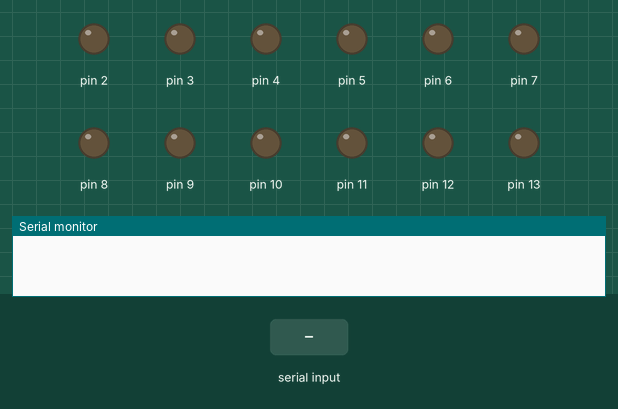
Simulated run of this sketch. Board: Arduino Uno, built with avr-gcc and run on an emulated ATmega328P. On the bench: output pins drawn as LEDs (lit = HIGH), the last lines printed to the serial monitor. The inputs (shaded band) are chosen by the test bench.

Above: at 3.3 s.
3.4 s: "90,45\n" received over Serial
At 4.0 s:
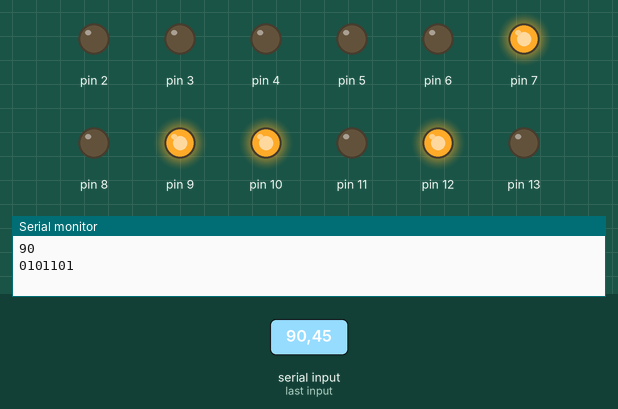
At 9.0 s:
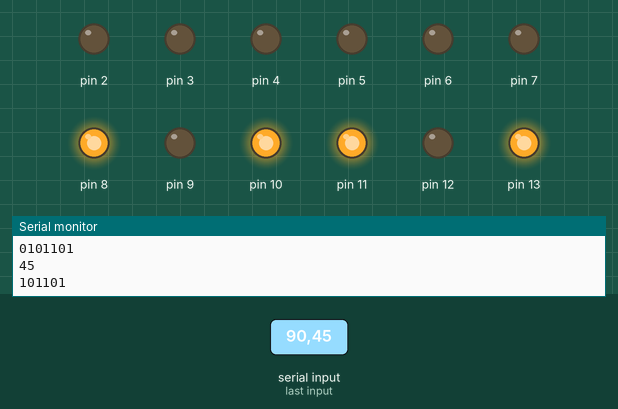
9.4 s: "30,150\n" received over Serial
At 12.9 s:
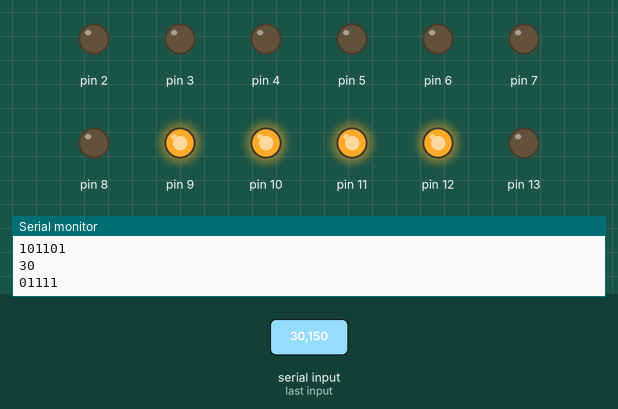
Timing chart, 0 to 18.1 s (numbered marks = the images above; inputs shaded):
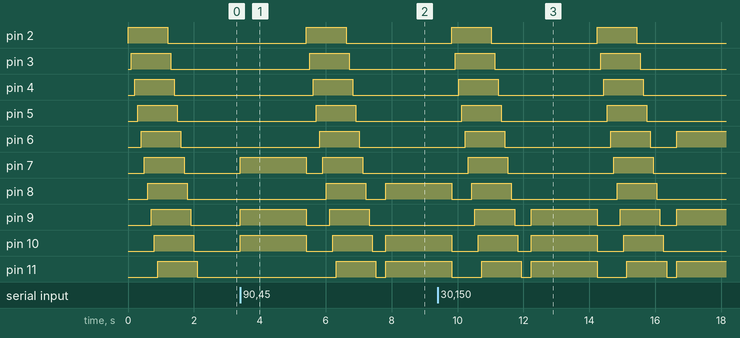

Measured:
- after the input at 3.4 s, pin 2: LOW → HIGH after 2.0 s, → LOW 1.2 s later; pin 3: LOW → HIGH after 2.1 s, → LOW 1.2 s later; pin 4: LOW → HIGH after 2.2 s, → LOW 1.2 s later; pin 5: LOW → HIGH after 2.3 s, → LOW 1.2 s later; pin 6: LOW → HIGH after 2.4 s, → LOW 1.2 s later

The sketch:

sketcha1.ino
```cpp
void setup() {
  Serial.begin(9600);
    pinMode(2, OUTPUT);
    pinMode(3, OUTPUT);
    pinMode(4, OUTPUT);
    pinMode(5, OUTPUT);
    pinMode(6, OUTPUT);
    pinMode(7, OUTPUT);
    pinMode(8, OUTPUT);
    pinMode(9, OUTPUT);
    pinMode(10, OUTPUT);
    pinMode(11, OUTPUT);
    pinMode(12, OUTPUT);
    pinMode(13, OUTPUT);

}

void loop(){
  digitalWrite(2, HIGH);
  delay(100);
  digitalWrite(3, HIGH);
  delay(100);
  digitalWrite(4, HIGH);
  delay(100);
  digitalWrite(5, HIGH);
  delay(100);
  digitalWrite(6, HIGH);
  delay(100);
  digitalWrite(7, HIGH);
  delay(100);
  digitalWrite(8, HIGH);
  delay(100);
  digitalWrite(9, HIGH);
  delay(100);
  digitalWrite(10, HIGH);
  delay(100);
  digitalWrite(11, HIGH);
  delay(100);
  digitalWrite(12, HIGH);
  delay(100);
  digitalWrite(13, HIGH);
  delay(100);
  digitalWrite(2, LOW);
  delay(100);
  digitalWrite(3, LOW);
  delay(100);
  digitalWrite(4, LOW);
  delay(100);
  digitalWrite(5, LOW);
  delay(100);
  digitalWrite(6, LOW);
  delay(100);
  digitalWrite(7, LOW);
  delay(100);
  digitalWrite(8, LOW);
  delay(100);
  digitalWrite(9, LOW);
  delay(100);
  digitalWrite(10, LOW);
  delay(100);
  digitalWrite(11, LOW);
  delay(100);
  digitalWrite(12, LOW);
  delay(100);
  digitalWrite(13, LOW);
  delay(100);
  while(Serial.available() == 0) {
  }
  int num = Serial.parseInt();
  Serial.println(num);
  long long t = 0, d = 1, per;
  String text = "";
      while(num > 0){
   t = t + (num % 2)* d;
    num = num / 2;
    d = d * 10;
  }
  while(t > 0){
    per = t % 10;
    text = text + (char)('0' + per);
    t = t / 10;
  }

String str = text;
  Serial.println(str);
  if(str[0] == '1'){
          digitalWrite(13, HIGH);
      }
      if(str[1] == '1'){
          digitalWrite(12, HIGH);
      }
      if(str[2] == '1'){
          digitalWrite(11, HIGH);
      }
      if(str[3] == '1'){
          digitalWrite(10, HIGH);
      }
      if(str[4] == '1'){
          digitalWrite(9, HIGH);
      }
      if(str[5] == '1'){
          digitalWrite(8, HIGH);
      }
      if(str[6] == '1'){
          digitalWrite(7, HIGH);
      }
      if(str[7] == '1'){
          digitalWrite(6, HIGH);
      }
      if(str[8] == '1'){
          digitalWrite(5, HIGH);
      }
      if(str[9] == '1'){
          digitalWrite(4, HIGH);
      }
    if(str[10] == '1'){
          digitalWrite(3, HIGH);
      }
      if(str[11] == '1'){
          digitalWrite(2, HIGH);
      }
      delay(2000);
  digitalWrite(2, LOW);
  digitalWrite(3, LOW);
  digitalWrite(4, LOW);
  digitalWrite(5, LOW);
  digitalWrite(6, LOW);
  digitalWrite(7, LOW);
  digitalWrite(8, LOW);
  digitalWrite(9, LOW);
  digitalWrite(10, LOW);
  digitalWrite(11, LOW);
  digitalWrite(12, LOW);
  digitalWrite(13, LOW);
  delay(10);
}


/* void setup() {
  Serial.begin(9600);
  pinMode(2, OUTPUT);
    pinMode(3, INPUT);

}

void loop() {
 bool a = digitalRead(3);
 Serial.println(a);

}
*/
```
